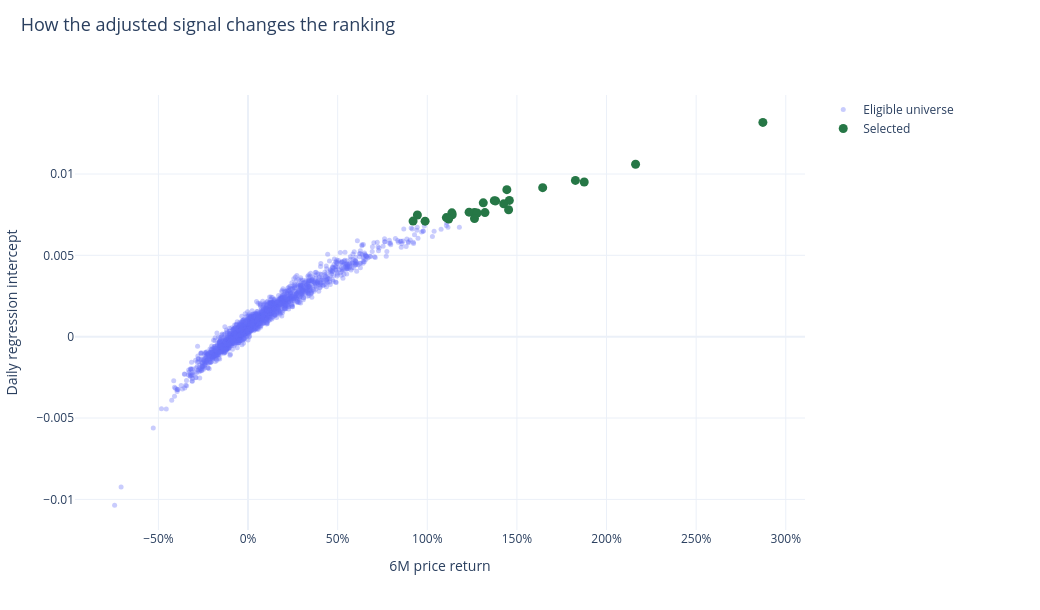

Write notebook code for a chart like this one.
### Markdown cell above
## 2. Universe → ranking → actual portfolio

The example uses the latest monthly N=24 signal and exposes the ranking inputs and actual target weights.

### Code cell
research.snapshot()

### Figure 1 — Plotly figure (JSON) as saved in the notebook; plotly's stock layout.template omitted (floating-point values rounded to 4 significant figures; data arrays with more than 128 entries replaced by an {"elided": "..."} marker saying what was removed)
{"data": [{"marker": {"opacity": 0.35, "size": 5}, "mode": "markers", "name": "Eligible universe", "type": "scatter", "x": {"elided": "1768 float values"}, "y": {"elided": "1768 float values"}}, {"marker": {"color": "#267746", "size": 9}, "mode": "markers", "name": "Selected", "type": "scatter", "x": [2.872, 2.162, 1.826, 1.876, 1.644, 1.444, 1.458, 1.374, 1.381, 1.312, 1.426, 1.454, 1.233, 1.263, 1.322, 1.137, 1.278, 1.139, 0.9448, 1.106, 1.263, 1.119, 0.9207, 0.9879], "y": [0.01317, 0.0106, 0.009606, 0.009506, 0.009159, 0.009039, 0.008378, 0.008361, 0.008345, 0.008227, 0.008166, 0.007802, 0.007656, 0.007641, 0.007627, 0.007611, 0.007603, 0.007494, 0.007477, 0.007321, 0.007267, 0.00723, 0.007105, 0.0071]}], "layout": {"height": 610, "hovermode": "x unified", "legend": {"font": {"size": 12}, "itemclick": "toggle", "itemdoubleclick": "toggleothers", "x": 1.025, "y": 1}, "margin": {"b": 80, "l": 75, "r": 235, "t": 95}, "title": {"font": {"size": 18}, "text": "How the adjusted signal changes the ranking", "x": 0.02, "y": 0.97}, "width": 1040, "xaxis": {"tickformat": ".0%", "title": {"text": "6M price return"}}, "yaxis": {"title": {"text": "Daily regression intercept"}}}}
